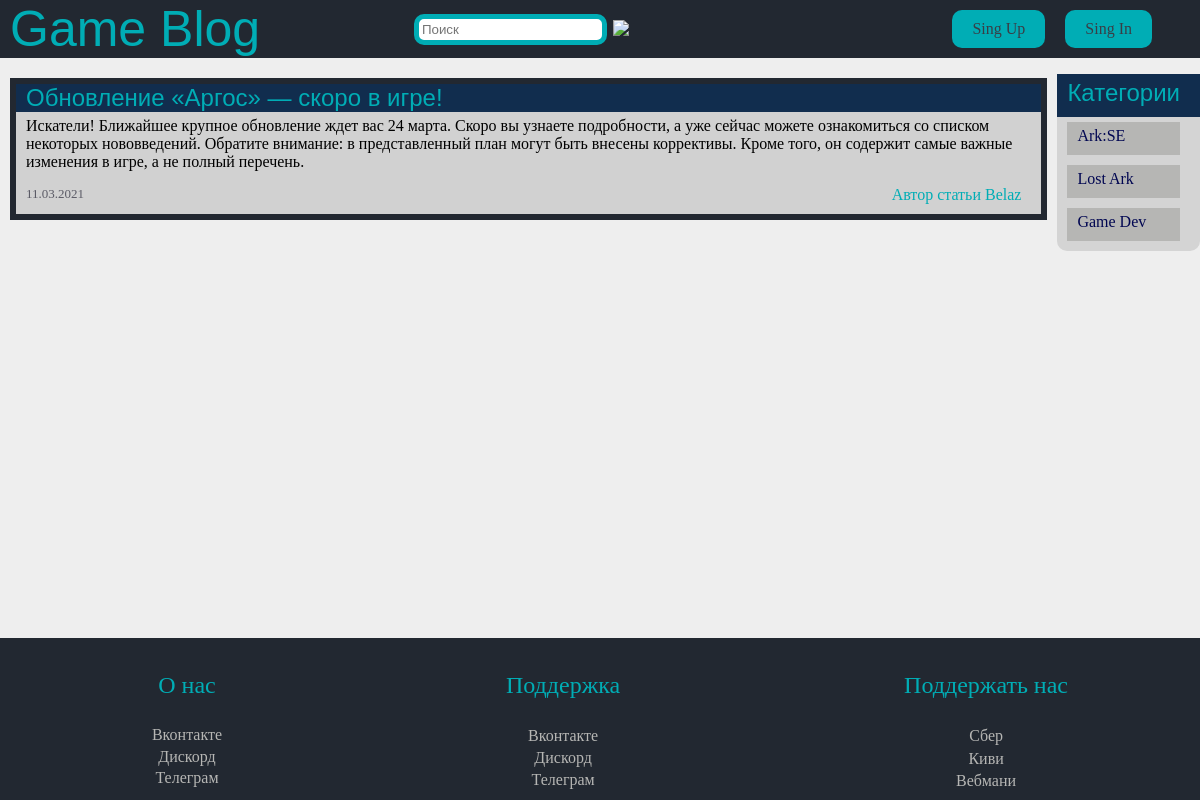
The app's page /article/2 with its own data.
### database.py (models this page shows, shortened)
class Article(db.Model):
    id = db.Column(db.Integer, primary_key=True, autoincrement=True)
    title = db.Column(db.String(70), nullable=True)
    body = db.Column(db.String(70), nullable=True, unique=True)
    date = db.Column(db.String(70), nullable=True)
    big = db.Column(db.Boolean, default=True)
    img = db.Column(db.Boolean, default=False)
    img_url = db.Column(db.String(70))
    author_id = db.Column(db.Integer, db.ForeignKey('users.id'))
    category_id = db.Column(db.Integer, db.ForeignKey('categories.id'))
    author = db.relationship('Users', backref=db.backref('articles', lazy=True))
    category = db.relationship('Categories', backref=db.backref('articles', lazy=True))

class Users(db.Model, UserMixin):
    id = db.Column(db.Integer, primary_key=True, autoincrement=True)
    name = db.Column(db.String(70), nullable=True)
    mail = db.Column(db.String(70), nullable=True, unique=True)
    password = db.Column(db.String(255), nullable=True)

class Categories(db.Model):
    id = db.Column(db.Integer, primary_key=True, autoincrement=True)
    name = db.Column(db.String, nullable=True)

### app.py (the view)
@app.route('/article/<int:art>')
def article(art):
    article = Article.query.filter_by(id=art).first_or_404()
    categories = Categories.query.all()
    return render_template('article.html', article=article, categories=categories)

### templates/article.html (shortened to what this page needs)
{% extends 'base.html' %}
{% block custom %}
    <link rel="stylesheet" href={{ url_for('static', filename='artical_Style.css') }}>
{% endblock %}
{% block content %}
    <article>
        <div class="head">
            {{ article.title }}
        </div>
        <div class="text-block">
            <div>{{ article.body }}</div>
        </div>
        <div class="footer">
            <div class="date">{{ article.date }}</div>
            <div class="author-label">Автор статьи {{ article.author.name }}</div>
        </div>
    </article>
{% endblock %}

### templates/base.html (shortened to what this page needs)
<!DOCTYPE html>
<html lang="ru">
<head>
    {% block custom %}
    {% endblock %}
    <link rel="stylesheet" href={{ url_for('static', filename='style.css') }}>
</head>
<body>
<div class="page">
    <header>
        <a href="{{ url_for('homepage') }}" class="logo">Game Blog</a>
        <form action="{{ url_for('search') }}">
            <input name="text" class="search" type="search" placeholder="Поиск" aria-label="Поиск">
            <button type="submit">
                <img src="https://img.icons8.com/material-sharp/24/000000/search.png"/>
            </button>
        </form>
        {% if current_user.is_authenticated %}
            <but>
                <a href="#" class="nick-label">{{ current_user.name }}</a>
                <a class="buttons" aria-current="page" href="{{ url_for('create_article') }}">Добавить статью</a>
                <a href="{{ url_for('logout') }}" class="buttons">Выйти</a>
            </but>
        {% else %}
            <but>
                <a class="buttons" href={{ url_for('singup') }}>Sing Up</a>
                <a class="buttons" href={{ url_for('singin') }}>Sing In</a>
            </but>
        {% endif %}
    </header>
    <main>
        <div class="articles_list">
            {% block content %}
            {% endblock %}
        </div>
        <ul class="categories">
            <li class="header">
                Категории
            </li>
            {% for categoria in categories %}
                <li class="dropdown">
                    <a href=" {{ url_for('categor', cat=categoria.id) }} ">{{ categoria.name }}</a>
                </li>
            {% endfor %}
        </ul>
    </main>
    <footer>
        <div class="block-footer">
            <p>О нас</p>
            <div class="lin"><a href="#">Вконтакте</a></div>
            <div class="lin"><a href="#">Дискорд</a></div>
            <div class="lin"><a href="#">Телеграм</a></div>
        </div>
        <div class="block-footer">
            <p>Поддержка</p>
            <div class="lin"><a href="#">Вконтакте</a></div>
            <div class="lin"><a href="#">Дискорд</a></div>
            <div class="lin"><a href="#">Телеграм</a></div>
        </div>
        <div class="block-footer">
            <p>Поддержать нас</p>
            <div class="lin"><a href="#">Сбер</a></div>
            <div class="lin"><a href="#">Киви</a></div>
            <div class="lin"><a href="#">Вебмани</a></div>
        </div>
    </footer>
</div>
</body>
</html>

### static/style.css (style rules this page uses)
body { margin: 0; background-color: #EEEEEE; }
.page { overflow: hidden; display: flex; flex-direction: column; min-height: 100vh; }
header { margin-top: 0; top: 0; left: 0; width: 100%; padding-left: 10px; background-color: #222831; display: flex; min-height: auto; }
header a { text-decoration: none; }
.logo { color: #00ADB5 !important; font-size: 50px; font-family: Dubai, sans-serif; }
header .buttons { padding: 10px 20px 10px 20px; background-color: #00ADB5; border-radius: 10px; margin: 10px; }
but { display: flex; align-items: center; margin-right: 4%; margin-left: auto; }
.categories { border-radius: 10px; border: 2px #112D4E; padding: 0; margin-right: 0; margin-left: auto; background-color: #696A6C33; }
.categories li { padding: 5px 20px 10px 10px; margin: 5px 20px 10px 10px; background-color: #b6b6b4; list-style-type: none; }
main { display: flex; }
.articles_list { display: flex; flex-direction: column; }
.categories .header { color: #00ADB5; font-size: x-large; font-family: Calibri, sans-serif; margin: 0 0 0 0; padding: 5px 20px 10px 10px !important; background-color: #112D4E; }
.categories li a { text-decoration: none; color: #000651; }
article { border: 6px solid #222831; margin: 20px 10px 10px 10px; display: block; background: rgba(91, 91, 91, 0.2); }
article .head { color: #00ADB5; padding-left: 10px; font-family: Calibri, sans-serif; font-size: x-large; background: #112D4E; }
article .text-block { display: block; padding: 5px 20px 10px 10px; font-size: medium; }
article .footer { display: flex; color: rgba(12, 12, 30, 0.6); font-size: small; padding: 5px 20px 10px 10px; }
footer { width: 100%; justify-content: center; padding: 10px; background: #222831; color: #00ADB5; display: flex; margin-top: auto; }
.block-footer { flex-grow: 1; text-align: center; display: flex; flex-direction: column; }
footer a { margin-top: 1%; display: block; text-decoration: none; color: #b6b6b4; }
footer p { font-size: x-large; }
article .footer .date { text-align: center; align-items: center; display: block; }
a { color: #393E46; text-decoration: none; }
header form { display: flex; margin-left: auto; margin-right:auto; }
header form input { margin: auto; padding: 3px; outline: none; box-sizing: border-box; border: 5px solid #00ADB5; border-radius: 10px; }
header form button { background: #222831; border: #00ADB5; }
.author-label { margin-left: auto; color: #00ADB5; font-size: medium; }

### records on screen
Article: title "Обновление «Аргос» — скоро в игре!", body "Искатели! Ближайшее крупное обновление ждет вас 24 марта. Скоро вы узнаете подробности, а уже сейчас можете ознакомиться со списком некоторых нововведений. Обратите внимание: в представленный план могут быть внесены коррективы. Кроме того, он содержит самые важные изменения в игре, а не полный перечень.", date "11.03.2021"
Users: author.name "Belaz"
Categories: name "Ark:SE"
Categories: name "Lost Ark"
Categories: name "Game Dev"
